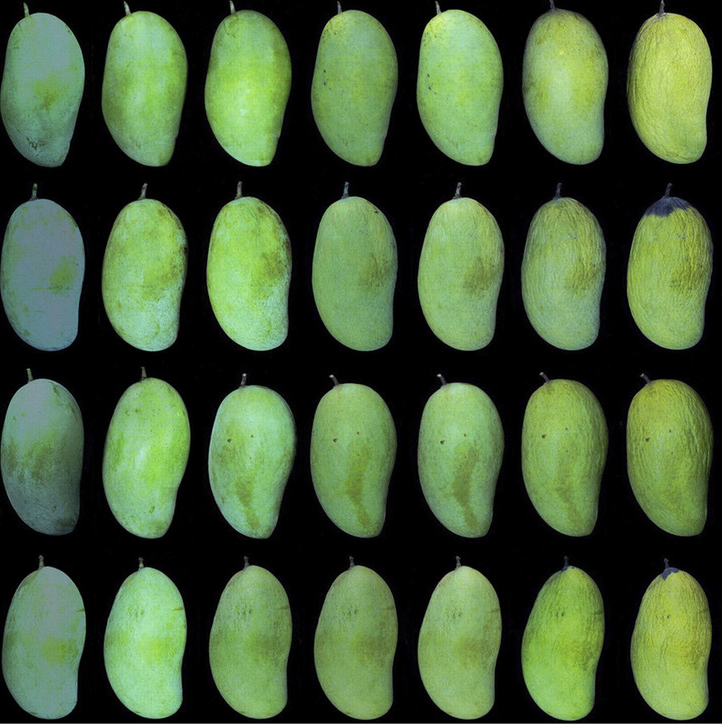
#> input picture Perceptron for Logistic Regression/unripe_mangos.png, 722 x 724 px
$ jupyter execute feat_extraction_unripe_mangoes.ipynb   (older library calls are emulated)
#> lines starting #> are read from the running program, lines starting #| are printed output that depends on the picture; after the words box and inside, x2 and y2 are one past the last pixel; in counts of white or black regions, pixels touching at a corner belong together
# Feature Extraction for Unripe Mangoes

[cell 1]
import numpy as np
import matplotlib.pyplot as plt
import pandas as pd
import cv2

## Non-parametric Segmentation code from previous activities

[cell 2]
def RGI(image):
    R = np.float_(image[:,:,0])
    G = np.float_(image[:,:,1])
    B = np.float_(image[:,:,2])

    I = np.float_(R+G+B)
    I[I==0] = 100000

    r = R/I
    g = G/I
    b = B/I

    return np.float_(r),np.float_(g),np.float_(b)

[cell 3]
def non_para(bins,p_r,p_g,im_r,im_g):
    r_int = np.round(p_r*(bins-1))
    g_int = np.round(p_g*(bins-1))

    R_int = np.round(im_r*(bins-1)+1)
    G_int = np.round(im_g*(bins-1)+1)

    return r_int,g_int,R_int,G_int

[cell 4]
def segmentation(whole,patch,Bin):
    im_r,im_g,im_b = RGI(whole)
    p_r,p_g,p_b = RGI(patch)

    bins = Bin
    r_int,g_int,R_int,G_int = non_para(bins,p_r,p_g,im_r,im_g)
    h = plt.hist2d(r_int.flatten()/bins,g_int.flatten()/bins,bins=bins,range=[[0,1],[0,1]],cmap='gray')[0]
    plt.close()

    new_img = np.zeros((whole.shape[0],whole.shape[1]))

    for i in range(whole.shape[0]-1):
        for j in range(whole.shape[1]-1):
            new_img[i][j] += h[np.int(R_int[i][j])-1,np.int(G_int[i][j])-1]
    new_img = np.round(255*new_img/np.amax(new_img)).astype('uint8')

    plt.figure(figsize=(8,6))
    plt.title('Before Cleaning',fontsize=18)
    plt.imshow(new_img,cmap='gray')
#     plt.savefig('butterflypeas_nonpara.png',dpi=300,bbox_inches='tight')
    plt.show()

    return new_img

## Clean segmented images using Morphological Operations: Opening

[cell 5]
def clean(new_img):
    cleaning = np.copy(new_img)
    kernel = cv2.getStructuringElement(cv2.MORPH_CROSS,(5,5))
    closing = cv2.morphologyEx(cleaning, cv2.MORPH_CLOSE, kernel, iterations=1)
    closing[closing>60] = 255
    closing[closing!=255] = 0
    plt.figure(figsize=(8,6))
    plt.title('After Cleaning',fontsize=18)
    plt.imshow(closing,cmap='gray')#,plt.xticks([]),plt.yticks([])
#     plt.savefig('butterflypeas_cleaning.png',dpi=300,bbox_inches='tight')

    return closing

[cell 6]
whole = plt.imread('unripe_mangos.png')
#> whole is the input picture: shape (724, 722, 3) float32; mean R, G, B 0.274, 0.364, 0.224
patch = plt.imread('unripe_mangos_patch.png')
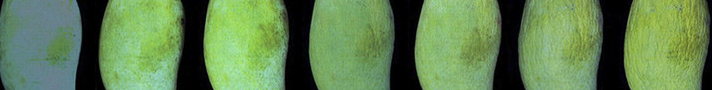
#> input picture Perceptron for Logistic Regression/unripe_mangos_patch.png, 712 x 90 px
#> patch is the input picture: shape (90, 712, 3) float32; mean R, G, B 0.381, 0.509, 0.318

new_image = segmentation(whole,patch,12)
#> in RGI (call 2), `G = np.float_(image[:,:,1])`:
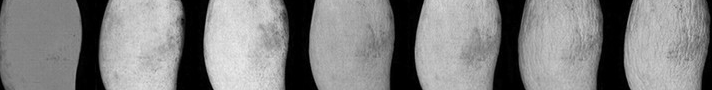
#> G: shape (90, 712) float64; min 0, max 0.922, mean 0.509
#> in RGI (call 2), `B = np.float_(image[:,:,2])`:
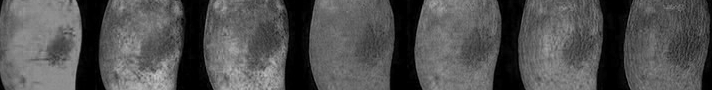
#> B: shape (90, 712) float64; min 0, max 0.784, mean 0.318
#> in RGI (call 2), `I[I==0] = 100000`:
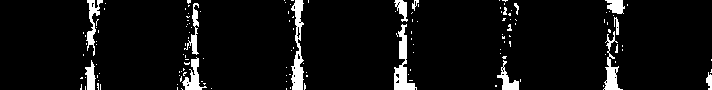
#> I: shape (90, 712) float64; min 0.00392, max 100000, mean 6121.7; drawn with min black and max white
#> in RGI (call 2), `g = G/I`:
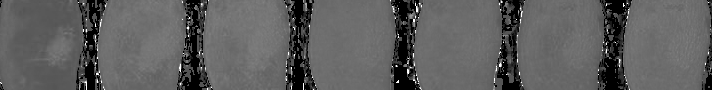
#> g: shape (90, 712) float64; min 0, max 1, mean 0.369
#> in RGI (call 2), `b = B/I`:
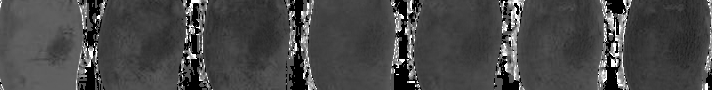
#> b: shape (90, 712) float64; min 0, max 1, mean 0.282
#> after the loop in segmentation, `for i in range(whole.shape[0]-1):`:
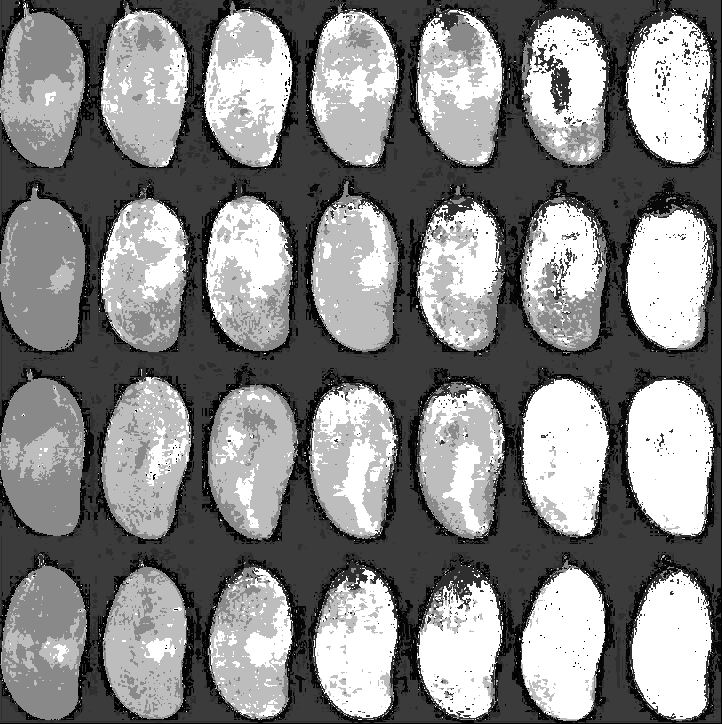
#> new_img: shape (724, 722) float64; min 0, max 21524, mean 11221.7; drawn with min black and max white
closing = clean(new_image)
#> in clean, `closing[closing!=255] = 0`:
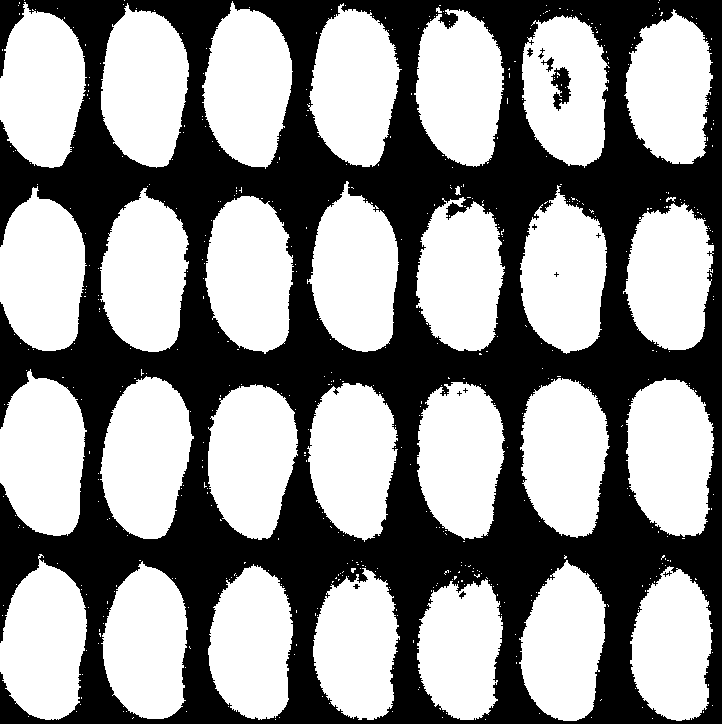
#> closing: shape (724, 722); 56.3% white; 13 black regions (7 under 20 px)

## Finding contours of mangoes using cleaned binary image

[cell 7]
contours, hierarchy = cv2.findContours(closing, cv2.RETR_TREE, cv2.CHAIN_APPROX_SIMPLE)
#> contours = 586 contours, 548 with area under 20; largest, box (x1, y1, x2, y2) and area: (100, 376, 194, 539) 10951, (626, 378, 714, 537) 10802, (0, 369, 87, 536) 10784, (307, 181, 399, 352) 10765, (202, 1, 293, 169) 10688

[cell 8]
cont_image = np.copy(whole)

im_with_contours = cv2.drawContours(cont_image, contours, -1, (1,0,0), 1)

plt.figure(figsize=(14,10))
plt.imshow(im_with_contours)
# plt.savefig('butterflypeas_contour.png',dpi=300,bbox_inches='tight')
plt.show()

## Fitting an eclipse to each contour and calculating eccentricity from ellipse

[cell 9]
eccent = []
cent = []
im_with_ellipse = np.copy(whole)

for c in contours:
    if len(c) < 150:
        continue

    moments = cv2.moments(c)
    cx = moments['m10']/moments['m00']
    cy = moments['m01']/moments['m00']

    ellipse = cv2.fitEllipse(c)
    center,axes,orientation = ellipse
    maj_axis = max(axes)
    min_axis = min(axes)
    eccentricity = np.sqrt(1-((min_axis/maj_axis)**2))

    eccent.append(eccentricity)
    cent.append(np.array([cx,cy],dtype=int))

    im_with_ellipse = cv2.ellipse(im_with_ellipse,ellipse,(1,0,0),2)
#> this loop made 586 passes
#> c on passes 1 to 3: [[485, 719]], [[275, 719]], [[652, 718]]
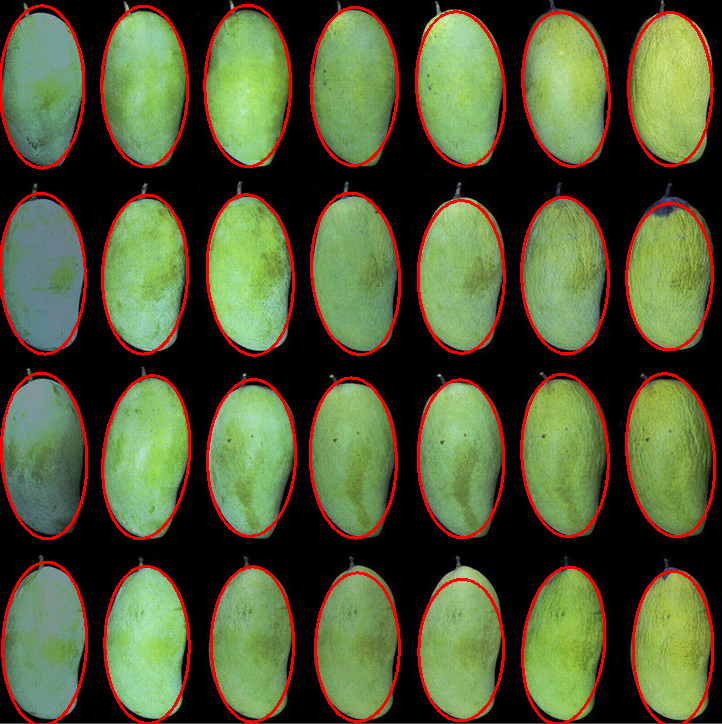
#> im_with_ellipse: shape (724, 722, 3) float32; 6.21% of pixels changed, all inside (x1, y1, x2, y2) = (0, 4, 716, 724)
#> after the loop, cent = 28 pairs, first value 41 to 672, second value 85 to 649; eccent = 28 values, max 0.858 at index 13, min 0.801 at index 0, mean 0.841

[cell 10]
plt.figure(figsize=(14,12))
plt.imshow(im_with_ellipse)
# plt.savefig('butterflypeas_ellipse.png',dpi=300,bbox_inches='tight')
plt.show()

## Calculate NCC of Centroids

[cell 11]
r,g,b = RGI(whole)
centroid_r = []
centroid_g = []
centroid_b = []

[cell 12]
plt.figure(figsize=(12,10))
plt.imshow(im_with_ellipse)

for p in cent:
    plt.scatter(p[0],p[1],c='red',s=60)
    centroid_r.append(r[p[1],p[0]])
    centroid_g.append(g[p[1],p[0]])
    centroid_b.append(b[p[1],p[0]])
#> this loop made 28 passes
#> p on passes 1 to 12: [460, 649], [356, 647], [672, 646], [251, 644], [146, 643], [563, 644], [44, 643], [251, 457], [352, 457], [460, 458], [670, 455], [564, 455]
#> after the loop, centroid_b = 28 values, max 0.355 at index 18, min 0.137 at index 10, mean 0.236; centroid_g = 28 values, max 0.486 at index 10, min 0.372 at index 18, mean 0.436; centroid_r = 28 values, max 0.39 at index 2, min 0.272 at index 18, mean 0.327

# plt.savefig('unripemango_centroid.png',dpi=300,bbox_inches='tight')
plt.show()
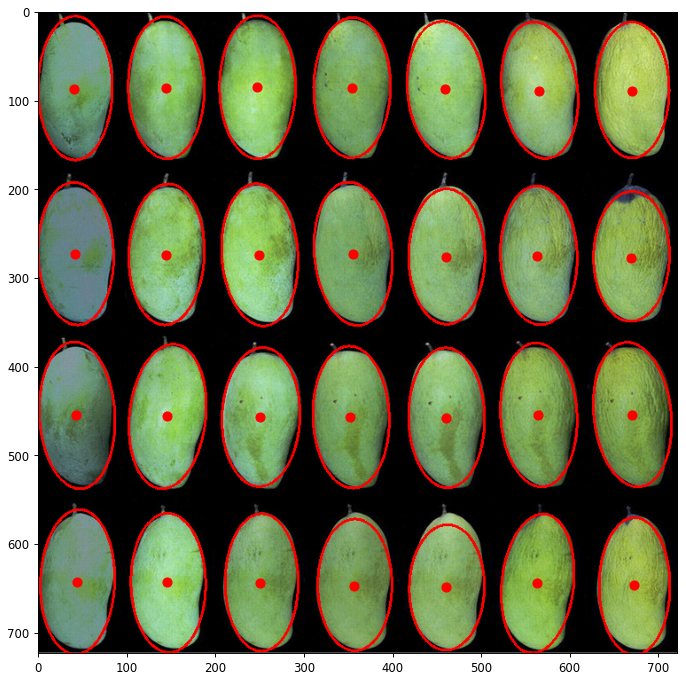
#> figure drawn by matplotlib, 1 panel
